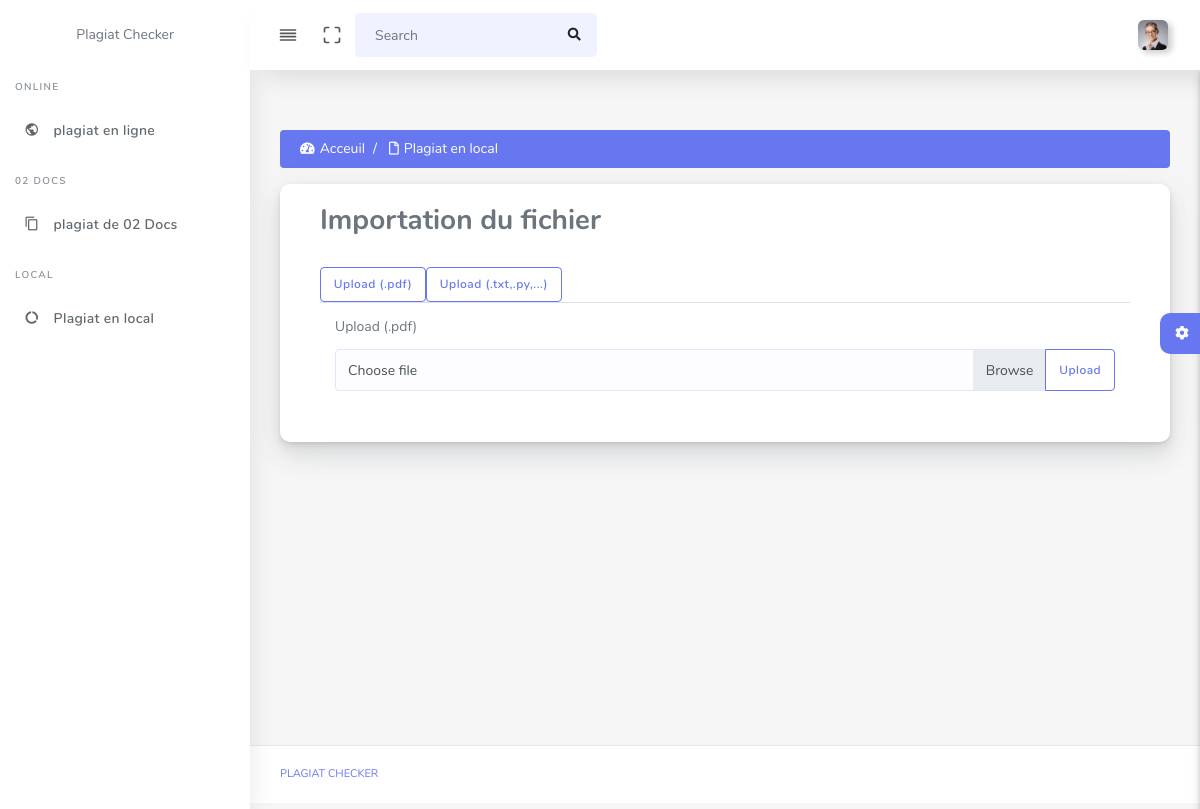
The page /plagiatLocals/ on the database as committed earlier.
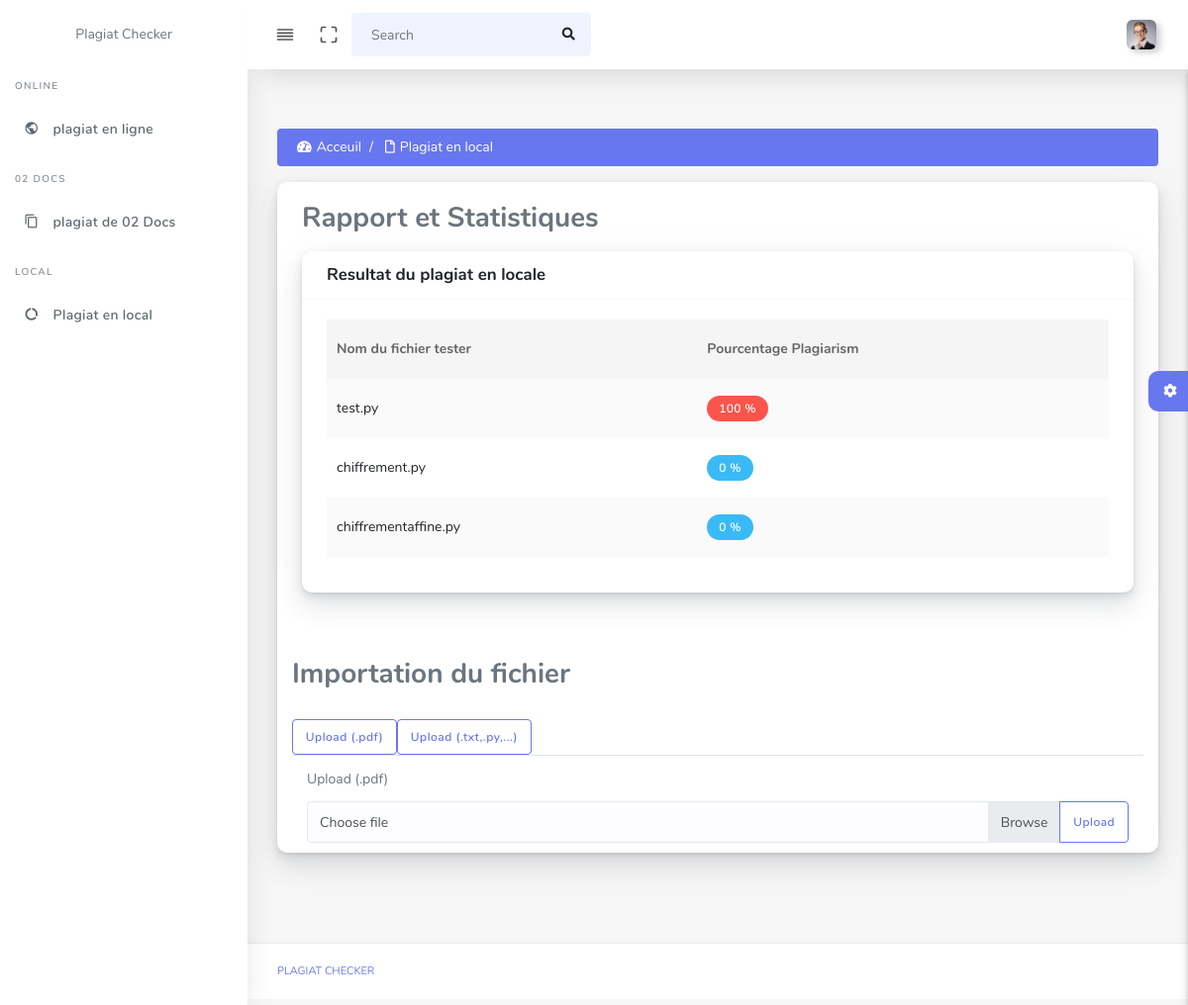
The same page on the database as committed later.
### plagiatLocal/models.py (models this page shows)
class Rapport(models.Model):
    nomdoc = models.CharField(max_length=200)
    nomtest = models.CharField(max_length=200)
    color = models.CharField(max_length=200)
    ratio = models.IntegerField()
    idtest = models.IntegerField()
    class Meta:
        db_table = "rapport"

### plagiatLocal/views.py (the view)
# urls.py: path("plagiatLocals/", plagiatLocalResponse ,name="resultat"),
def plagiatLocalResponse(request):
    rapport_list = Rapport.objects.all()
    n='0'
    context = {
                'resultats': rapport_list
            }
    return render(request, "locale/results.html",context)

### plagiatLocal/templates/locale/results.html (shortened to what the changed rows need)
{% extends 'main-layout.html' %}
    {% load static %}
{% block content %}
    <div class="row clearfix">
        <div class="col-lg-12 col-md-12 col-sm-12 col-xs-12">
            <div class="card">
            <div class="card-body">
                {% if resultats %}
                <h3>Rapport et Statistiques</h3>
                <section>
                    <p>
                       <div class="row">
                        <div class="col-12">
                          <div class="card">
                            <div class="card-header">
                              <h4>Resultat du plagiat en locale</h4>
                            </div>
                            <div class="card-body">
                              <div class="table-responsive">
                                <table class="table table-striped table-hover" id="tableExport_prof" style="width:100%;">
                                  <thead>
                                    <tr>
                                      <th>Nom du fichier tester</th>
                                      <th>Pourcentage Plagiarism</th>
                                    </tr>
                                  </thead>
                                  <tbody>
                                    {% for resultat in resultats %}
                                      <tr>
                                        <td>{{ resultat.nomtest }}</td>
                                        <td><div class="{{ resultat.color }}">{{ resultat.ratio }} %</div></td>
                                      </tr>
                                      {% endfor %}
                                  </tbody>
                                </table>
                              </div>
                            </div>
                          </div>
                        </div>
                      </div>
                     </div>
                {% endif %}
            </div>
      </div>
      </div>
        </div>
    </div>
{% endblock %}

Rows that differ between the two databases and show on the page:
added Rapport: nomtest "test.py", ratio "100"
added Rapport: nomtest "chiffrement.py", ratio "0"
added Rapport: nomtest "chiffrementaffine.py", ratio "0"
Other text that changed with them:
text now shown: "Rapport et Statistiques Resultat du plagiat en locale Nom du fichier tester Pourcentage Plagiarism"
